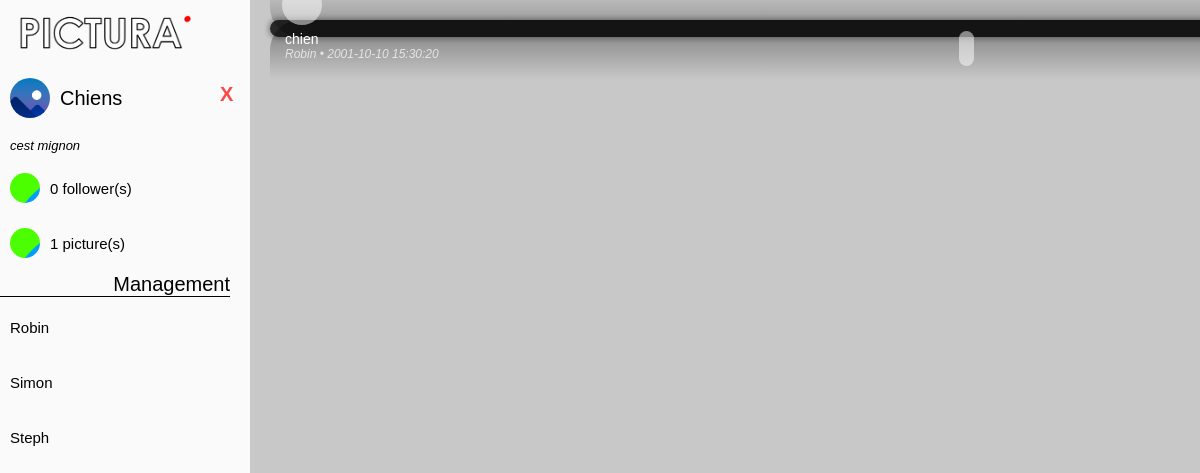
The app's page /usbwebserver/root/community.php?n=Chiens with its own data.
### tables this page shows
CREATE TABLE Communaute (
  nom VARCHAR(20),
  detail VARCHAR(500) NOT NULL,
  imageDeProfil VARCHAR(100),
  CONSTRAINT PK_Communaute PRIMARY KEY (nom)
);

CREATE TABLE Utilisateur_Modere_Communaute (
  pseudoUtilisateur VARCHAR(20),
  nomCommunaute VARCHAR(20),
  niveauPrivilege INT UNSIGNED NOT NULL,
  CONSTRAINT PK_Utilisateur_Modere_Communaute PRIMARY KEY (pseudoUtilisateur, nomCommunaute)
);

CREATE TABLE Photo (
  id INT UNSIGNED AUTO_INCREMENT,
  titre VARCHAR(50) NOT NULL,
  detail VARCHAR(500),
  dateHeureAjout DATETIME NOT NULL,
  masquee TINYINT NOT NULL,
  urlPhoto VARCHAR(100) NOT NULL,
  CONSTRAINT PK_Photo PRIMARY KEY (id),
  
   
  pseudoUtilisateur VARCHAR(20) NOT NULL,
  nomCommunaute VARCHAR(20) NOT NULL
);

### usbwebserver/root/config/db_config.php (called while the page is built)
<?php
return [
	"hostname" => "localhost",
	"port" => 3306,
	"database" => "PICTURA",
	"user" => "Eve",
	"password" => "Adam"
];
?>

### usbwebserver/root/php/include/dbConnect.php (called while the page is built, shortened)
<?php
class db
{
    private $connexion;
    function __construct() {
        $config = include($_SERVER['DOCUMENT_ROOT']."/config/db_config.php");
        try {
            $this->connexion = new pdo(
                "mysql:host=".$config["hostname"].
                ";port=".$config["port"].
                ";dbname=".$config["database"],
                $config["user"],
                $config["password"]);
            $this->connexion->exec("set names utf8");
        } catch(PDOException $e) {
            print "Erreur: ".$e->getMessage();
            die();
        }
    }
    public function getCommunityByName($name) {
        $query = $this->connexion->prepare("
          SELECT * FROM Communaute
          WHERE nom = '$name'
        ");
        if($query->execute())
            return $query->fetchAll(PDO::FETCH_ASSOC);
        return false;
    }
    public function getCommunityFeedPictures($community_name) {
        $query = $this->connexion->prepare("
            SELECT * FROM photo
            WHERE nomCommunaute = '$community_name';
        ");
        if($query->execute())
            return $query->fetchAll(PDO::FETCH_ASSOC);
        return false;
    }
    public function getCommunityTotalMembers($community_name) {
        $query = $this->connexion->prepare("
            SELECT COUNT(*) AS total FROM utilisateur_suit_communaute
            WHERE nomCommunaute = '$community_name';
        ");
        if($query->execute()) {
            $total_members = $query->fetch(PDO::FETCH_ASSOC);
            return $total_members["total"];
        }
        return false;
    }
    public function getCommunityTotalPictures($community_name) {
        $query = $this->connexion->prepare("
            SELECT COUNT(*) AS total FROM photo
            WHERE nomCommunaute = '$community_name';
        ");
        if($query->execute()) {
            $total_pictures = $query->fetch(PDO::FETCH_ASSOC);
            return $total_pictures["total"];
        }
        return false;
    }
    public function getAllCommunityAdmins($community_name) {
        $query = $this->connexion->prepare("
            SELECT * FROM utilisateur_modere_communaute
            WHERE nomCommunaute = '$community_name';
        ");
        if($query->execute())
            return $query->fetchAll(PDO::FETCH_ASSOC);
        return false;
    }
}
?>

### usbwebserver/root/community.php (the view, shortened to what this page needs)
<?php
include_once("php/include/header.php");
include_once("php/include/dbConnect.php");
$db = new db;
$community = $db->getCommunityByName($_GET["n"])[0];
?>
<link rel="stylesheet" href="/css/interface.css" type="text/css" media="screen"/>
<link rel="stylesheet" href="/css/community.css" type="text/css" media="screen"/>
<link rel="stylesheet" href="/css/picture.css" type="text/css" media="screen"/>
<link rel="stylesheet" href="/css/popup.css" type="text/css" media="screen"/>
<link rel="stylesheet" href="https://use.fontawesome.com/releases/v5.6.3/css/all.css"/>
</head>
<body id="body">
<div class="container">
    <div class="leftpanel">
        <img src="../imgs/pictura_logo.png" style="width:80%; margin-top:10px; margin-bottom: 10px;"/>
        <?php
        echo "<div class='community_cell_container_header'>
                    <div class='community_cell_icon_header' style='background-image: url(files/" . htmlentities($community["imageDeProfil"]) . "),  url(\"files/community_default.PNG\")'></div>"
            . htmlentities($community["nom"]) . "
                    <a href='../index.php' id='exitCommunity'>X</a>
                </div>
                <div class='community_description'>" . htmlentities($community["detail"]) . "</div>";
        ?>
        <div class="community_info_cell">
            <div class="community_cell_icon" id="total_members"></div>
            <?php
            echo $db->getCommunityTotalMembers($community["nom"]);
            ?> follower(s)
        </div>
        <div class="community_info_cell">
            <div class="community_cell_icon" id="total_pictures"></div>
            <?php
            echo $db->getCommunityTotalPictures($community["nom"]);
            ?> picture(s)
        </div>
        <div class="title_container" id="profile_title_container">
            Management
            <div class="title_line" id="profile_title_line"></div>
        </div>
        <?php
        $admins = $db->getAllCommunityAdmins($community["nom"]);
        for ($i = 0; $i < count($admins); ++$i) {
            echo "
                    <div class='community_info_cell'>
                        " . htmlentities($admins[$i]["pseudoUtilisateur"]) . "
                    </div>";
        }
        ?>
    </div>
    <div class="middlepanel" id="community_feed_panel">
        <div class="mainFeed">
            <?php
            $community_feed_posts = $db->getCommunityFeedPictures($community["nom"]);
            for ($i = 0; $i < count($community_feed_posts); ++$i) {
                echo
                    '<a href="html/picture_fullview.html" class="picturePreview" id=' . htmlentities($community_feed_posts[$i]["id"]) . ' style="background-image: url(files/' . htmlentities($community_feed_posts[$i]["urlPhoto"]) . ')" >
                        <div class="picturePreviewShadowTop"></div>
                        <div class="picturePreviewShadowBottom"></div>
                        <div class="picturePreviewHeader">
                            <div class="picturePreviewHeaderTitle">' . htmlentities($community_feed_posts[$i]["titre"]) . '</div>
                            <div class="picturePreviewHeaderSubtitle">' . htmlentities($community_feed_posts[$i]["pseudoUtilisateur"]) . ' • ' . htmlentities($community_feed_posts[$i]["dateHeureAjout"]) . '</div>
                            <button class="picturePreviewOptionsButton"></button>
                        </div>
                        <div class="picturePreviewFooter">
                            <button class="picturePreviewFooterButton"></button>
                            <button class="picturePreviewFooterButton"></button>
                        </div>
                    </a>';
            }
            ?>
        </div>
    </div>
</div>
</body>
</html>

### usbwebserver/root/php/include/header.php (shortened to what this page needs)
<!doctype html>
<html>
	<head>

### WebFiles/css/interface.css (style rules this page uses)
* { margin: 0; font-family: Arial; }
.container { width: 100%; height: 100%; position: fixed; color: black; }
.leftpanel { width: 250px; height: 100%; position: fixed; left: 0px; top: 0px; background-color: rgba(250, 250, 250, 1); border-collapse: collapse; }
.middlepanel { width: auto; height: 100%; margin-left: 250px; margin-right: 250px; background-color: rgba(200, 200, 200, 1); padding: 20px; overflow-y: scroll; }
.title_container { font-size: 20px; text-align: right; margin-right: 20px; }
.title_line { height: 1px; width: 100%; background-color: black; }
.community_cell_icon { width: 30px; height: 30px; background-color: rgb(76, 255, 0); border-radius: 30px; display: inline-block; margin-right: 10px; }

### usbwebserver/root/css/community.css (style rules this page uses)
#community_feed_panel { width:100%; }
.community_cell_container_header { display: flex; height: 60px; font-size: 20px; color: black; text-decoration: none; align-items: center; padding-left: 10px; }
.community_cell_icon_header { width: 40px; height: 40px; border-radius: 40px; display: inline-block; margin-right: 10px; background-repeat: no-repeat; background-size: cover; background-position: center; }
.community_description { width: 90%; height: auto; color: black; font-size: 13px; font-style: italic; display: block; margin-left: 10px; margin-bottom: 10px; margin-top:10px; }
#total_members { background-image: url("../imgs/community_members.png"); }
#total_pictures { background-image: url("../imgs/community_pictures.png"); }
.community_info_cell { display: flex; height: 50px; font-size: 15px; color: black; text-decoration: none; align-items: center; padding-left: 10px; margin-top: 5px; margin-bottom:5px; }
#exitCommunity { width: 30px; height: 30px; border:none; text-decoration: none; font-weight: bold; background-color: rgb(250, 250, 250); border-radius: 30px; cursor: pointer; color: rgb(255, 70, 70); display: inline-block; position: absolute; right: 0px; }

### WebFiles/css/picture.css (style rules this page uses)
.picturePreview { background-color: rgba(40, 40, 40, 1); height: 260px; width: 230px; border-radius: 30px; position: relative; color: rgba(255, 255, 255, 0.5); text-decoration: none; box-shadow: 0 0 5px 2px rgba(0, 0, 0, 0.3); -webkit-transition: all 0.5s; -moz-transition: all 0.5s; -o-transition: all 0.5s; -ms-transition: all 0.5s; transition: all 0.5s; }
.picturePreviewHeaderTitle { grid-area: title; color: rgba(255, 255, 255, 1); font-size: 14px; text-align: left; position: relative; top: 10px; left: 15px; }
.picturePreviewHeaderSubtitle { grid-area: subtitle; color: rgba(255, 255, 255, 0.7); font-family: Arial; font-size: 12px; font-style: italic; position: relative; top: 7px; left: 15px; }
.picturePreviewOptionsButton { grid-area: options; background-color: rgba(255, 255, 255, 0.5); height: 35px; width: 15px; border-radius: 10px; border: none; position: relative; top: 10px; right: -20px; cursor: pointer; }
.picturePreviewHeader { width:100%; height: auto; display: inline-grid; grid-template-areas: 'title options' 'subtitle options'; }
.picturePreviewFooter { display: flex; width: 100%; justify-content: space-between; position: absolute; bottom: 12px; }
.picturePreviewFooterButton { background-color: rgba(255, 255, 255, 0.5); height: 40px; width: 40px; border-radius: 20px; border: none; margin-left: 12px; margin-right:12px; }
.picturePreviewShadowTop { width: 100%; height: 60px; background: linear-gradient(180deg, rgba(0,0,0,0.4) 0%, rgba(0,0,0,0) 100%); border-top-left-radius: 30px; border-top-right-radius: 30px; position: absolute; left: 0px; top: 0px; }
.picturePreviewShadowBottom { width: 100%; height: 50px; background: linear-gradient(0deg, rgba(0,0,0,0.3) 0%, rgba(0,0,0,0) 100%); border-bottom-left-radius: 30px; border-bottom-right-radius: 30px; position: absolute; left: 0px; bottom: 0px; }

### records on screen
communaute: nom "Chiens", detail "cest mignon"
utilisateur_modere_communaute: pseudoUtilisateur "Robin"
utilisateur_modere_communaute: pseudoUtilisateur "Simon"
utilisateur_modere_communaute: pseudoUtilisateur "Steph"
photo: titre "chien", pseudoUtilisateur "Robin", dateHeureAjout "2001-10-10 15:30:20"

### other values on screen
$db->getCommunityTotalMembers($community["nom"]) "0"
$db->getCommunityTotalPictures($community["nom"]) "1"
